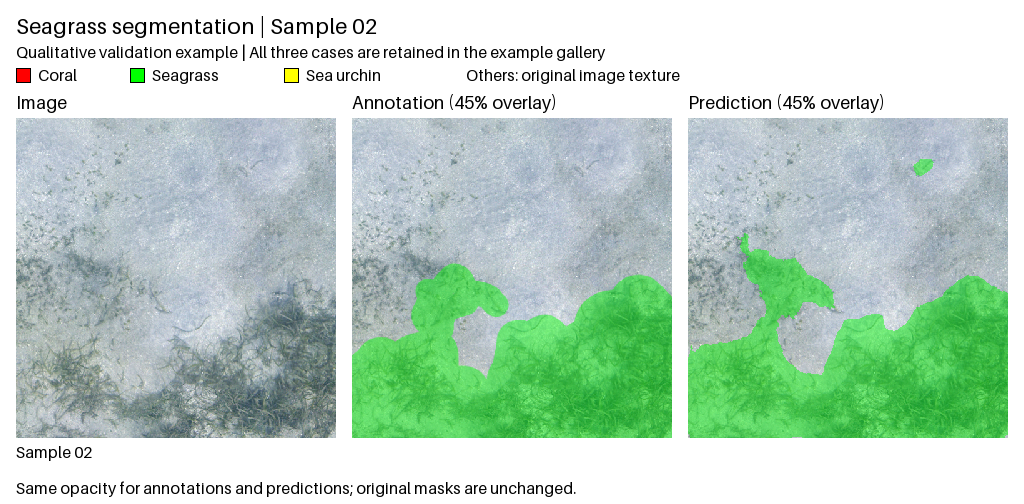
#> input picture examples/field_samples/featured_inference.png, 1024 x 504 px, given in place of sample_01.png, which was not available
$ python make_preview.py --output out.png
#> lines starting #> are read from the running program, lines starting #| are printed output that depends on the picture; pictures that were not available may be replaced by others from this repository, and a replacement may not be noted
"""Contact sheet of the bundled field examples; annotation pixels are not predictions."""

import argparse
from pathlib import Path

from PIL import Image, ImageDraw, ImageFont


def create_preview(output: Path) -> None:
    if output.exists():
        raise FileExistsError(f"Refusing to overwrite {output}")
    root = Path(__file__).resolve().parent
    canvas = Image.new("RGB", (792, 1260), "white")
#> canvas: PIL image 792x1260 RGB; every value is 255
    draw, font = ImageDraw.Draw(canvas), ImageFont.load_default(size=18)
    draw.text((16, 12), "Field images and annotations (not model predictions)", fill="black", font=font)
    draw.text((16, 45), "Image", fill="black", font=font)
    draw.text((408, 45), "Original RGB annotation", fill="black", font=font)
    for row in range(3):
        top = 78 + row * 394
        for column, folder in enumerate(("images", "annotations")):
            with Image.open(root / folder / f"sample_{row + 1:02d}.png") as handle:
#> handle is the input picture: PIL image 1024x504 RGB; mean R, G, B 186.5, 211.4, 195.8
                sample = handle.convert("RGB")
                sample.thumbnail((368, 368), Image.Resampling.NEAREST)
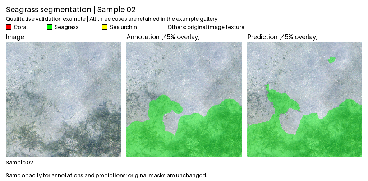
#> sample: PIL image 368x181 RGB; mean R, G, B 186.6, 211.5, 196
                canvas.paste(sample, (16 + column * 392, top))
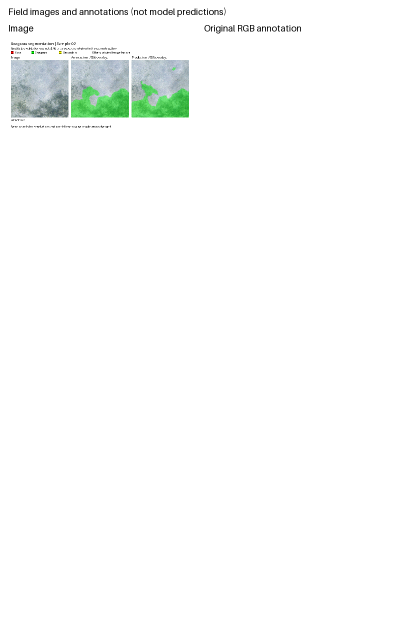
#> canvas: PIL image 792x1260 RGB (shown at 1/2 size); mean R, G, B 249.8, 251.4, 250.4
        draw.text((16, top + 370), f"Sample {row + 1:02d}", fill="black", font=font)
#> pass 2 of the loop in create_preview, `for row in range(3):`:
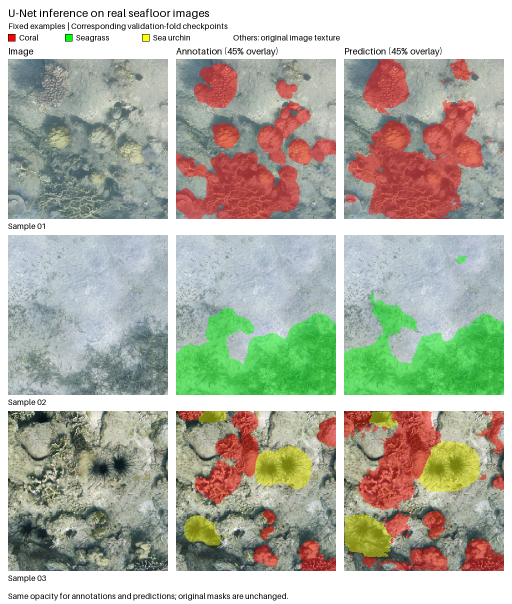
#> input picture examples/field_samples/inference_overlay.png, 1024 x 1208 px, given in place of sample_02.png, which was not available (shown at 1/2 size)
#> in create_preview, handle is the input picture: PIL image 1024x1208 RGB; mean R, G, B 175.7, 177.2, 163.2
#> in create_preview, `sample.thumbnail((368, 368), Image.Resampling.NEAREST)`:
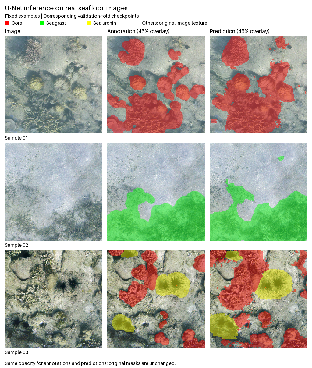
#> sample: PIL image 312x368 RGB; mean R, G, B 175.6, 177.1, 163.1
#> in create_preview, `canvas.paste(sample, (16 + column * 392, top))`:
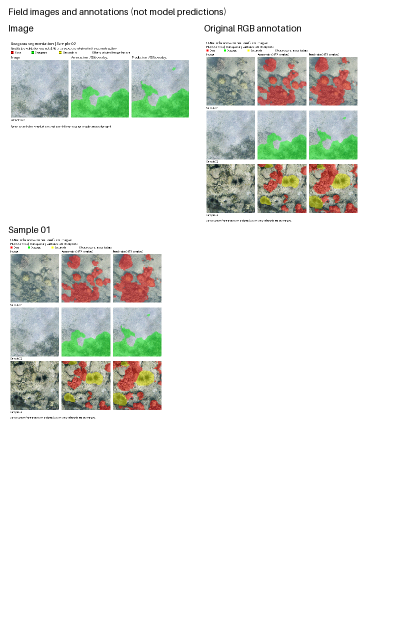
#> canvas: PIL image 792x1260 RGB (shown at 1/2 size); mean R, G, B 231.4, 233.4, 229.1
    output.parent.mkdir(parents=True, exist_ok=True)
    canvas.save(output)


if __name__ == "__main__":
    parser = argparse.ArgumentParser(description=__doc__)
    parser.add_argument("--output", type=Path, required=True)
#> (the run stopped early here; a loop or call above may not have finished)
